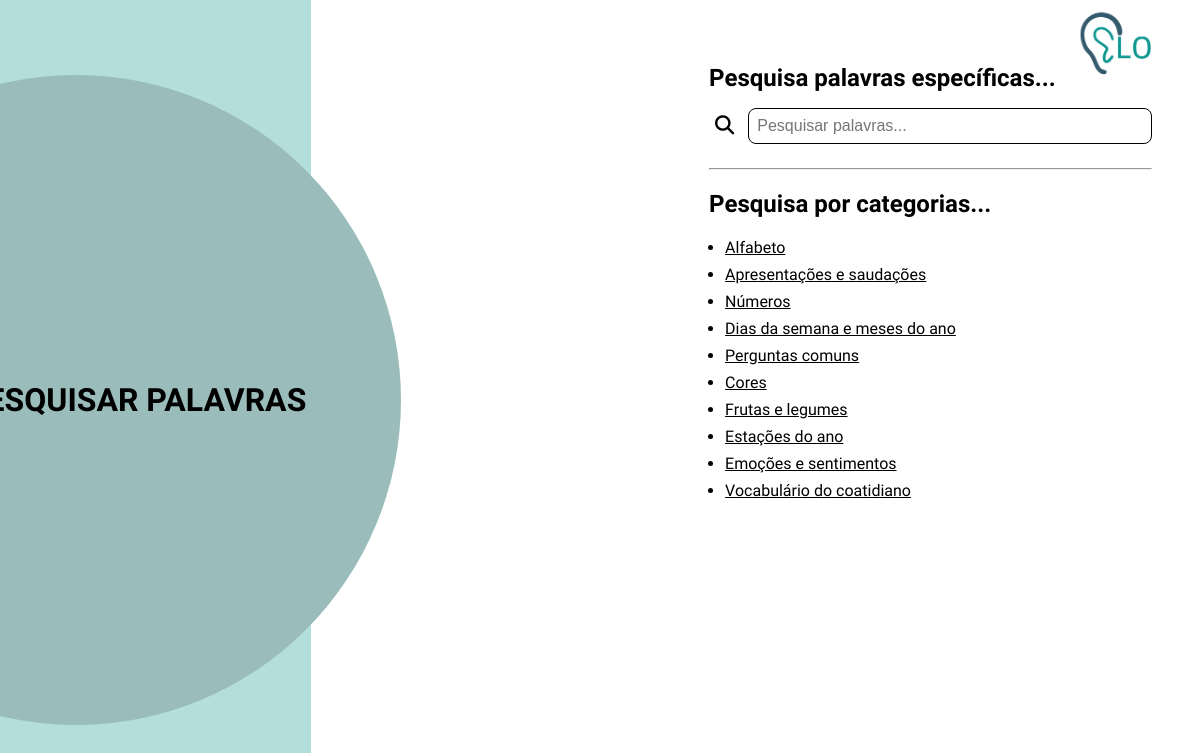
The page /pesquisa/ (signed in) on the database as committed earlier.
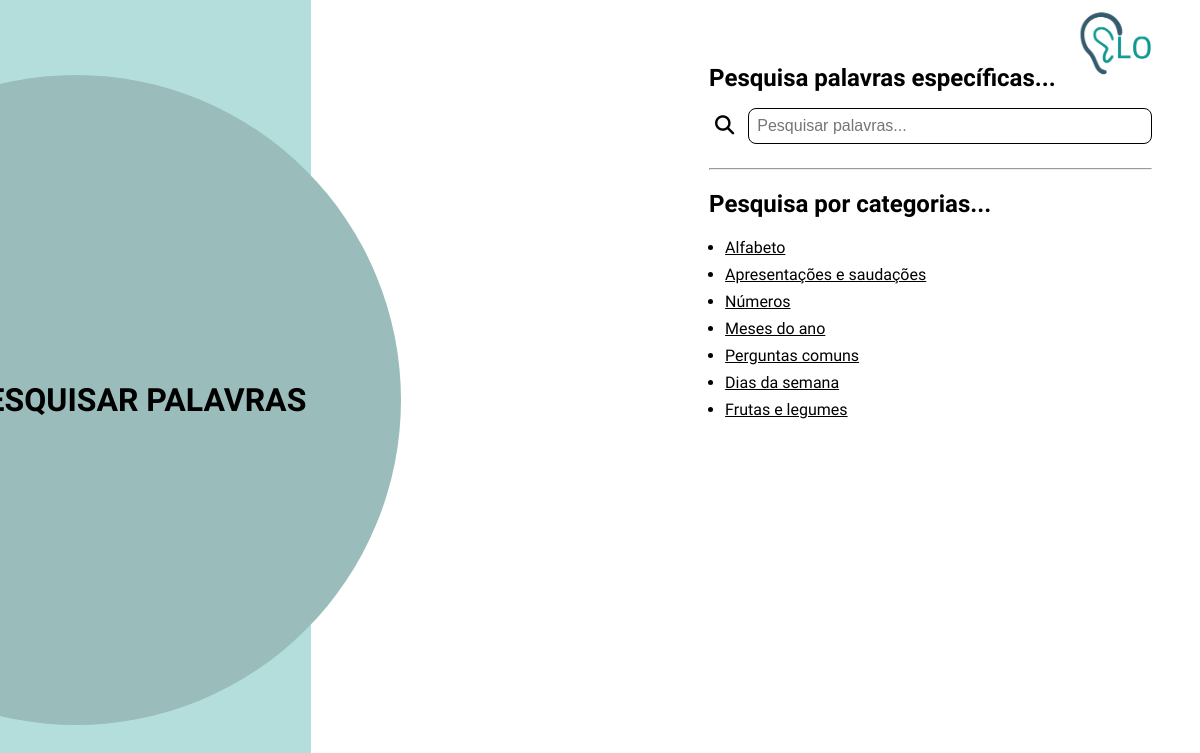
The same page on the database as committed later.
### aulas/models.py (models this page shows, shortened)
class Aula(models.Model):
    titulo = models.CharField(max_length=200)
    descricao = models.TextField()
    ordem = models.IntegerField(default=0)
    numero = models.IntegerField()

### pesquisa/views.py (the view, shortened to what this page needs)
# urls.py: path('', views.pesquisa_view, name='pesquisa'),
def pesquisa_view(request):
    query = request.GET.get('q', '')
    user = request.user
    resultados_aulas = []
    resultados_imagens = []
    resultados_palavras = []
    aulas_concluidas = []
    if user.is_authenticated:
        aulas_concluidas = Aula.objects.filter(
            id__in=AulaConcluida.objects.filter(user=user).values_list('aula_id', flat=True)
        ).order_by('ordem')
    context = {
        'query': query,
        'aulas_concluidas': aulas_concluidas,
        'resultados_aulas': resultados_aulas,
        'resultados_imagens': resultados_imagens,
        'resultados_palavras': resultados_palavras,
    }
    return render(request, 'pesquisa/resultados.html', context)

### pesquisa/templates/pesquisa/resultados.html (shortened to what this page needs)
{% load static %}
<!DOCTYPE html>
<html lang="pt">
<head>
    <link rel="stylesheet" href="{% static 'pesquisa/pesquisa.css' %}">
    <link rel="stylesheet" href="https://cdnjs.cloudflare.com/ajax/libs/font-awesome/6.4.0/css/all.min.css">
</head>
<body>
  <a href="{% url 'dashboard' %}">
    <img src="{% static 'utilizador/images/logo.png' %}" alt="Logotipo" class="logo">
    </a>
    <div class="circulo-container">
        <div class="meio-circulo">
            <div class="texto-circulo">
                <h1>PESQUISAR PALAVRAS</h1>
            </div>
        </div>
        <div class="conteudo-direito">
            <h1 class="titulo-pesquisa">Pesquisa palavras específicas...</h1>
            <form method="get" class="form-pesquisa">
                <button type="submit" class="botao-pesquisa">
                    <i class="fas fa-search"></i>
                </button>
                <input type="text" name="q" placeholder="Pesquisar palavras..." value="{{ query }}" class="input-pesquisa">
            </form>
            <hr>
            <h2>Pesquisa por categorias...</h2>
            <ul class="categorias">
                {% for aula in aulas_concluidas %}
                    <li><a href="{% url 'detalhes_aula' aula.id %}">{{ aula.titulo }}</a></li>
                {% endfor %}
            </ul>
        </div>
    </div>
</body>
</html>

Rows that differ between the two databases and show on the page:
removed Aula: titulo "Estações do ano"
removed Aula: titulo "Emoções e sentimentos"
removed Aula: titulo "Vocabulário do coatidiano"
changed Aula: titulo "Dias da semana e meses do ano" → "Meses do ano"
changed Aula: titulo "Cores" → "Dias da semana"
